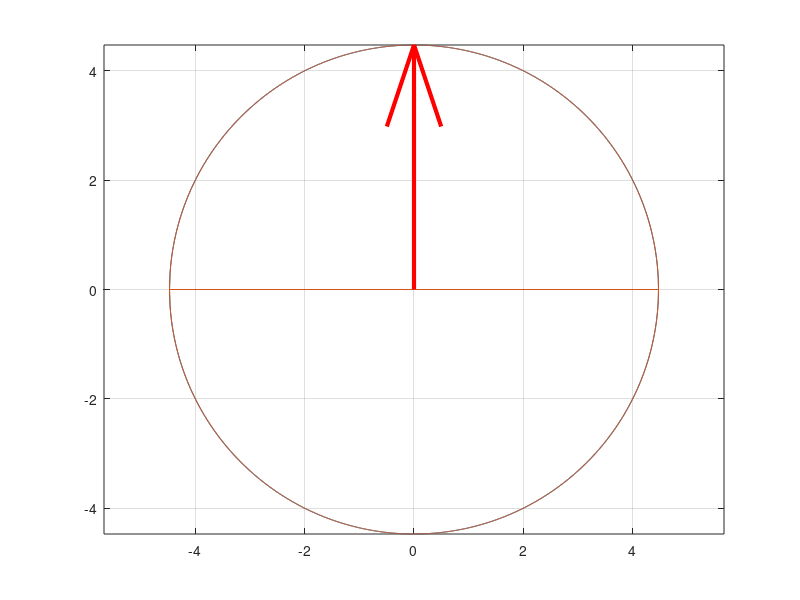

This figure's MATLAB source: (Note: this script raises an error after producing the figure.)
A = [4 0;
   3 -5;];
[U, S, V] = svd(A);
SignChanger = [1 0; 0 -1;];
U = U * SignChanger;
V = V * SignChanger;
HASIL = V'*[1; 1;];
HASIL = S*HASIL;
% HASIL = U*HASIL
JariKuadrat = HASIL(1,1)*HASIL(1,1) + HASIL(2,1) * HASIL(2,1);
Jari2 = sqrt(JariKuadrat);
x = -Jari2 : 0.01 : Jari2;
x = [x Jari2];
[mx, nx] = size(x);
y1 = zeros(1, nx);
y2 = zeros(1, nx);
for i = 1:nx
    y1(1, i) = sqrt(JariKuadrat - x(1, i)*x(1,i));
    y2(1, i) = -sqrt(JariKuadrat - x(1, i)*x(1,i));
end
x = [x x];
y = [y1 y2];
plot(x, y, x, y)
hold on
quiver(0, 0, HASIL(1,1), HASIL(2,1), 'linewidth', 3, 'color', 'r', 'AutoScale','off')
grid on
axis equal
xline(0)
yline(0)